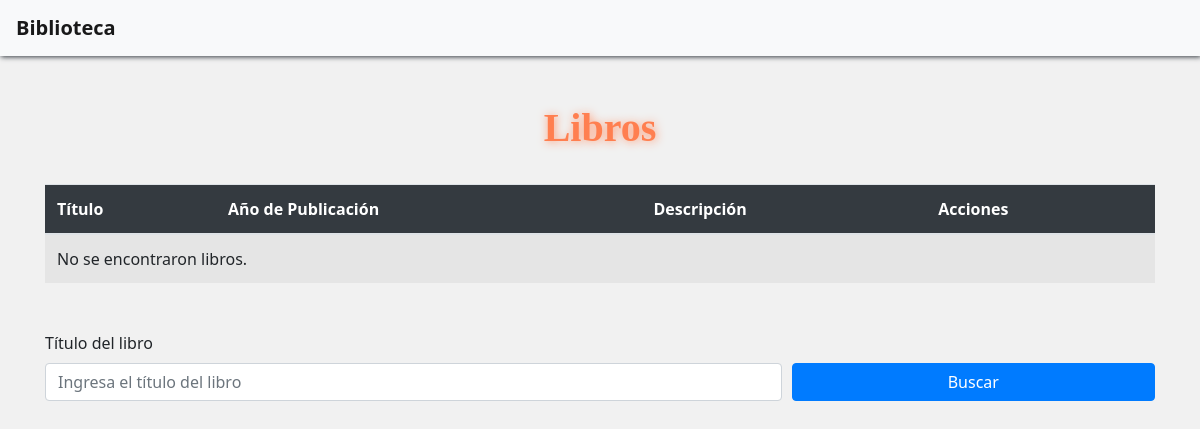
Before: /libros with the older database file.
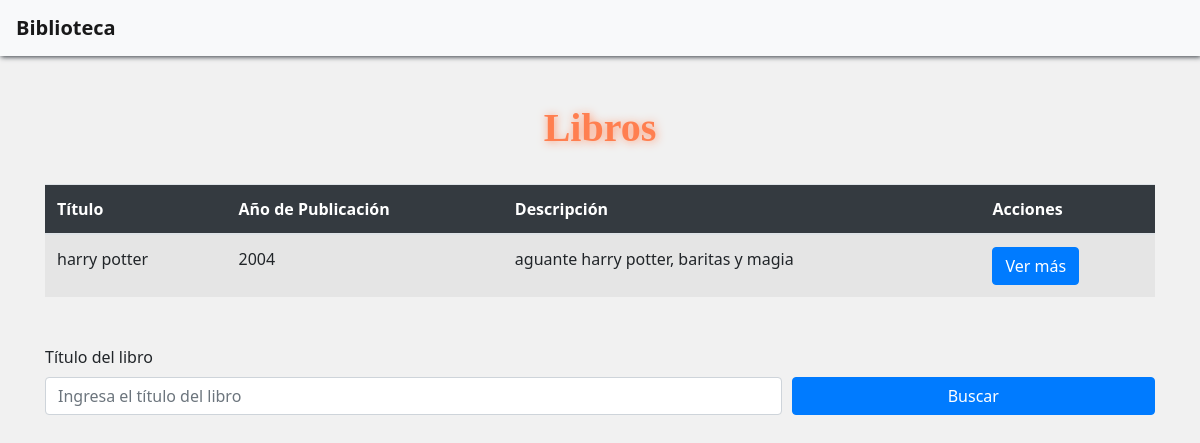
After: the same page with the newer database file.
### catalogo/models.py (models this page shows)
class Libro(models.Model):
    titulo = models.CharField(max_length=200)
    anio_publicacion = models.IntegerField()
    descripcion_breve = models.TextField()
    autor = models.ForeignKey(Autor, on_delete=models.CASCADE)
    categoria = models.ForeignKey(Categoria, on_delete=models.CASCADE)

### catalogo/views.py (the view)
# urls.py: path('libros', views.libros, name='libros'),
def libros(request):
    navs = Nav.objects.all()
    libros = Libro.objects.all()
    context = {'navs':navs, 'libros':libros}
    return render(request, 'catalogo/libros.html', context)

### catalogo/templates/catalogo/libros.html (shortened to what this page needs)
{% load static %}
<!DOCTYPE html>
<html lang="es">
<head>
    <link rel="stylesheet" href="https://stackpath.bootstrapcdn.com/bootstrap/4.5.2/css/bootstrap.min.css">
    <link rel="stylesheet" href="{% static "css/styles.css" %}">
    <link rel="stylesheet" href="{% static "css/libros.css" %}">
</head>
<body>
    <nav class="navbar navbar-expand-lg navbar-light bg-light">
        <a class="navbar-brand" href="{% url 'index' %}">Biblioteca</a>
    </nav>
    <div class="container mt-5">
        <h1>Libros</h1>
        <table id="librosTable" class="table table-striped">
            <thead>
                <tr>
                    <th>Título</th>
                    <th>Año de Publicación</th>
                    <th>Descripción</th>
                    <th>Acciones</th>
                </tr>
            </thead>
            <tbody>
                {% for libro in libros %}
                    <tr>
                        <td>{{ libro.titulo }}</td>
                        <td>{{ libro.anio_publicacion }}</td>
                        <td>{{ libro.descripcion_breve }}</td>
                        <td>
                            <button class="btn btn-primary ver-mas-btn" data-id="{{ libro.id }}" data-toggle="modal" data-target="#modalLibro">Ver más</button>
                        </td>
                    </tr>
                {% empty %}
                    <tr>
                        <td colspan="4">No se encontraron libros.</td>
                    </tr>
                {% endfor %}
            </tbody>
        </table>
    </div>
    <div class="container mt-5">
        <form id="searchForm">
            <div class="form-row">
                <div class="col-md-8 mb-3">
                    <label for="searchInput">Título del libro</label>
                    <input type="text" class="form-control" id="searchInput" placeholder="Ingresa el título del libro">
                </div>
                <div class="col-md-4 mb-3">
                    <label>&nbsp;</label><br>
                    <button type="submit" class="btn btn-primary btn-block">Buscar</button>
                </div>
            </div>
        </form>
    </div>
    <link rel="stylesheet" href="https://cdnjs.cloudflare.com/ajax/libs/font-awesome/5.15.3/css/all.min.css" />
</body>
</html>

Changed rows visible on the page:
added Libro: titulo "harry potter", anio_publicacion "2004", descripcion_breve "aguante harry potter, baritas y magia"
Other visible differences:
text no longer shown: "No se encontraron libros."
